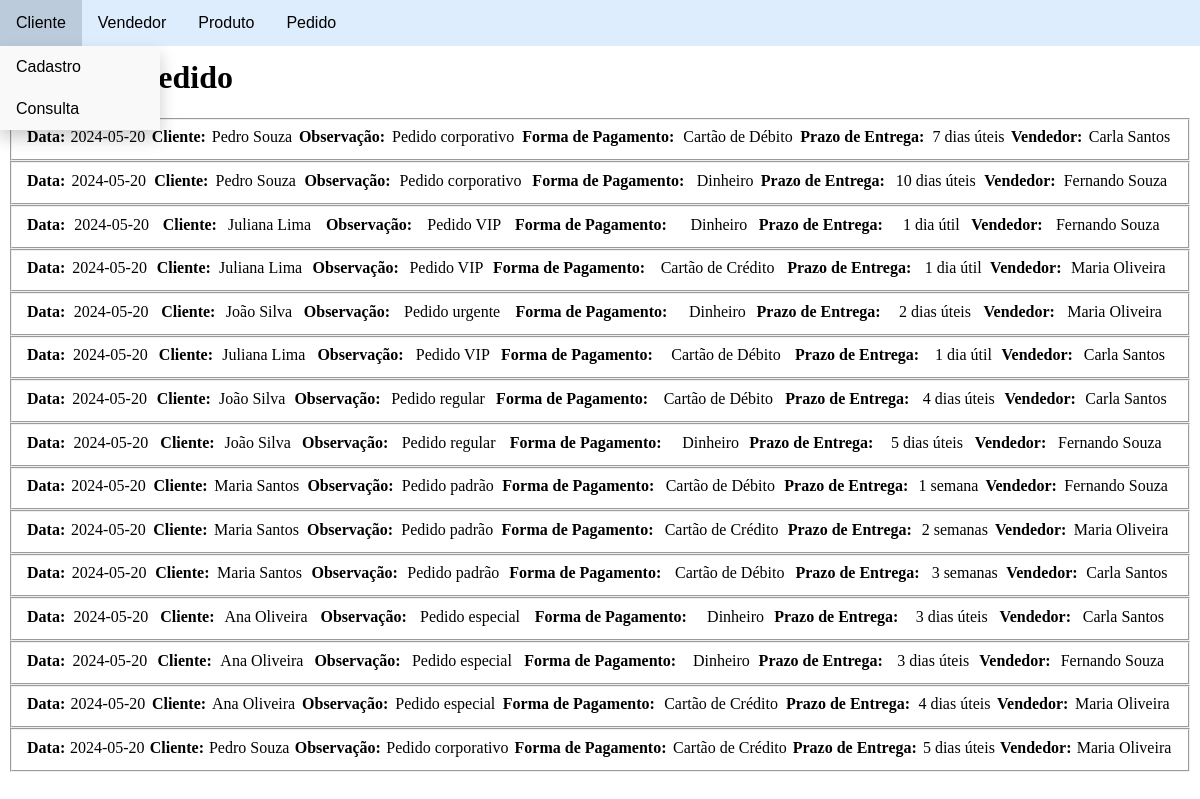
The page /pedido/consultarPedido.php on the database its author committed.
### tables this page shows
CREATE TABLE tb_pedido(
    id INTEGER AUTO_INCREMENT PRIMARY KEY,
    data_ped DATE,
    id_cliente INTEGER REFERENCES tb_cliente(id),
    observacao VARCHAR(100),
    forma_pagto INTEGER REFERENCES tb_forma_pagto(id),
    prazo_entrega VARCHAR(20),
    id_vendedor INTEGER REFERENCES tb_vendedor(id)
) engine INNODB;

CREATE TABLE tb_cliente(
    id INTEGER AUTO_INCREMENT PRIMARY KEY,
    nome VARCHAR(100),
    endereco VARCHAR(100),
    numero VARCHAR(10),
    bairro VARCHAR(100),
    cidade VARCHAR(100),
    estado CHAR(2),
    email VARCHAR(100),
    cpf_cnpj VARCHAR(14),
    rg VARCHAR(9),
    telefone VARCHAR(15),
    celular VARCHAR(15),
    data_nasc DATE,
    salario NUMERIC(12,2)
) engine INNODB;

CREATE TABLE tb_forma_pagto(
    id INTEGER AUTO_INCREMENT PRIMARY KEY,
    nome VARCHAR(100)
) engine INNODB;

CREATE TABLE tb_vendedor(
	id INTEGER AUTO_INCREMENT PRIMARY KEY,
	nome VARCHAR(100),
	endereco VARCHAR(150),
	cidade VARCHAR(50),
	estado VARCHAR(2),
	celular VARCHAR(15),
	email VARCHAR(160),
	perc_comissao NUMERIC(5,2)
) engine INNODB;

### pedido/consultarPedido.php (the view, shortened to what this page needs)
<!DOCTYPE html>
<html lang="pt-br">
<head>
</head>
<?php include('../navbar.php')?>
<body>
    <h1>Consulta Pedido</h1>
    <form method="POST">
        <?php
            include("../conexao.php");
            $query="SELECT p.id as pedido_id, p.data_ped, c.nome as cliente, p.observacao,
            fp.nome as forma_pagto, p.prazo_entrega, v.nome as vendedor FROM tb_pedido p
            INNER JOIN tb_cliente c ON c.id = p.id_cliente
            INNER JOIN tb_forma_pagto fp ON fp.id = p.forma_pagto
            INNER JOIN tb_vendedor v ON v.id = p.id_vendedor
            ORDER BY p.data_ped";
            $resu=mysqli_query($con,$query) or die(mysqli_connect_error());
        ?>
        <?php
            while($reg = mysqli_fetch_array($resu)){
                echo"
                <fieldset><table width='100%'><tr>
                    <td><b>Data:</b></td>
                    <td>".$reg['data_ped']."</td>
                    <td><b>Cliente:</b></td>
                    <td>".$reg['cliente']."</td>
                    <td><b>Observação:</b></td>
                    <td>".$reg['observacao']."</td>
                    <td><b>Forma de Pagamento:</b></td>
                    <td>".$reg['forma_pagto']."</td>
                    <td><b>Prazo de Entrega:</b></td>
                    <td>".$reg['prazo_entrega']."</td>
                    <td><b>Vendedor:</b></td>
                    <td>".$reg['vendedor']."</td>
                </tr></table></fieldset>";
            }
        ?>
    </form>
</body>
</html>

### rows shown on the page
tb_pedido: data_ped "2024-05-20", id_cliente.nome "Pedro Souza", observacao "Pedido corporativo", forma_pagto.nome "Cartão de Débito", prazo_entrega "7 dias úteis", id_vendedor.nome "Carla Santos"
tb_pedido: data_ped "2024-05-20", id_cliente.nome "Pedro Souza", observacao "Pedido corporativo", forma_pagto.nome "Dinheiro", prazo_entrega "10 dias úteis", id_vendedor.nome "Fernando Souza"
tb_pedido: data_ped "2024-05-20", id_cliente.nome "Juliana Lima", observacao "Pedido VIP", forma_pagto.nome "Dinheiro", prazo_entrega "1 dia útil", id_vendedor.nome "Fernando Souza"
tb_pedido: data_ped "2024-05-20", id_cliente.nome "Juliana Lima", observacao "Pedido VIP", forma_pagto.nome "Cartão de Crédito", prazo_entrega "1 dia útil", id_vendedor.nome "Maria Oliveira"
tb_pedido: data_ped "2024-05-20", id_cliente.nome "João Silva", observacao "Pedido urgente", forma_pagto.nome "Dinheiro", prazo_entrega "2 dias úteis", id_vendedor.nome "Maria Oliveira"
tb_pedido: data_ped "2024-05-20", id_cliente.nome "Juliana Lima", observacao "Pedido VIP", forma_pagto.nome "Cartão de Débito", prazo_entrega "1 dia útil", id_vendedor.nome "Carla Santos"
tb_pedido: data_ped "2024-05-20", id_cliente.nome "João Silva", observacao "Pedido regular", forma_pagto.nome "Cartão de Débito", prazo_entrega "4 dias úteis", id_vendedor.nome "Carla Santos"
tb_pedido: data_ped "2024-05-20", id_cliente.nome "João Silva", observacao "Pedido regular", forma_pagto.nome "Dinheiro", prazo_entrega "5 dias úteis", id_vendedor.nome "Fernando Souza"
tb_pedido: data_ped "2024-05-20", id_cliente.nome "Maria Santos", observacao "Pedido padrão", forma_pagto.nome "Cartão de Débito", prazo_entrega "1 semana", id_vendedor.nome "Fernando Souza"
tb_pedido: data_ped "2024-05-20", id_cliente.nome "Maria Santos", observacao "Pedido padrão", forma_pagto.nome "Cartão de Crédito", prazo_entrega "2 semanas", id_vendedor.nome "Maria Oliveira"
tb_pedido: data_ped "2024-05-20", id_cliente.nome "Maria Santos", observacao "Pedido padrão", forma_pagto.nome "Cartão de Débito", prazo_entrega "3 semanas", id_vendedor.nome "Carla Santos"
tb_pedido: data_ped "2024-05-20", id_cliente.nome "Ana Oliveira", observacao "Pedido especial", forma_pagto.nome "Dinheiro", prazo_entrega "3 dias úteis", id_vendedor.nome "Carla Santos"
tb_pedido: data_ped "2024-05-20", id_cliente.nome "Ana Oliveira", observacao "Pedido especial", forma_pagto.nome "Dinheiro", prazo_entrega "3 dias úteis", id_vendedor.nome "Fernando Souza"
tb_pedido: data_ped "2024-05-20", id_cliente.nome "Ana Oliveira", observacao "Pedido especial", forma_pagto.nome "Cartão de Crédito", prazo_entrega "4 dias úteis", id_vendedor.nome "Maria Oliveira"
tb_pedido: data_ped "2024-05-20", id_cliente.nome "Pedro Souza", observacao "Pedido corporativo", forma_pagto.nome "Cartão de Crédito", prazo_entrega "5 dias úteis", id_vendedor.nome "Maria Oliveira"
